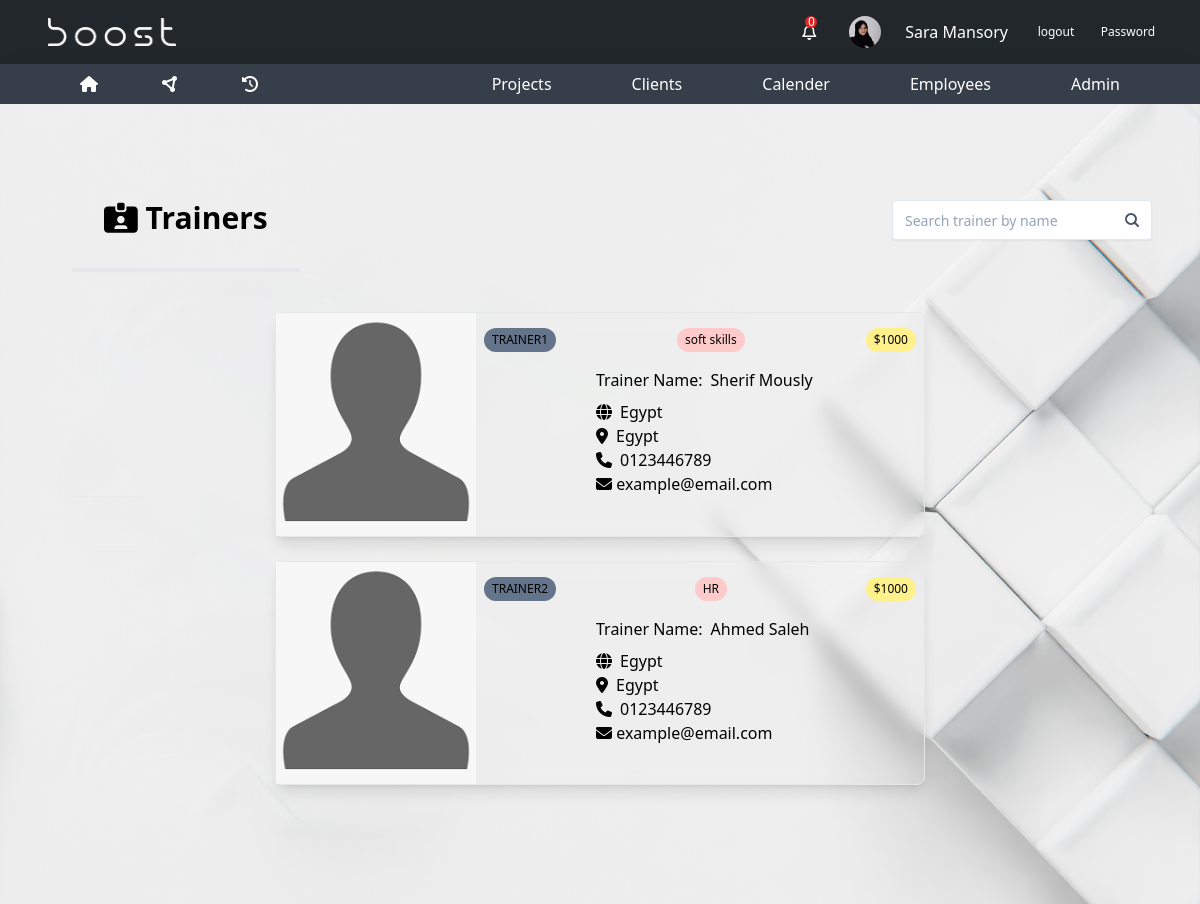
Page /trainers/trainers/ (signed in) on the committed database.
### base/models.py (models this page shows, shortened)
class Employee(models.Model):
    employee_id = models.AutoField(primary_key=True)
    firstname = models.CharField(max_length=255)
    lastname = models.CharField(max_length=255)
    email = models.EmailField()
    phone = models.CharField(max_length=20)
    department = models.ForeignKey(
        Department, on_delete=models.SET_NULL, null=True)
    manager_role = models.BooleanField(default=False)
    user = models.OneToOneField(
        User, on_delete=models.CASCADE, null=True, default=None)
    employee_photo = models.ImageField(
        upload_to='employee_photos/', default='employee_photos/sara.jpg', null=True, blank=True)
    location = models.CharField(max_length=50, null=True)
    comilative_points=models.CharField(max_length=20,null=True)
    points=models.CharField(max_length=20,default="0")

### trainers/models.py (models this page shows, shortened)
class Trainer(models.Model):
    trainer_id = models.AutoField(primary_key=True)
    name= models.CharField(max_length=255)
    phone = models.CharField(max_length=20)
    email = models.CharField(max_length=50 ,default="example@email.com")
    nationality = models.CharField(max_length=255)
    residence_location=models.CharField(max_length=255)
    field_of_experties=models.CharField(max_length=255)
    average_rate = models.CharField(max_length=20)
    trainer_category = models.CharField(max_length=20)
    cv = models.FileField(null=True,blank=True,upload_to='pdf')
    linkedin=models.CharField(blank=True,null=True, max_length=255)
    trainer_photo= models.ImageField(upload_to='trainers/', default='employee_photos/avatar.png', null=True, blank=True)
    passport_scan = models.FileField(null=True,blank=True,upload_to='pdf')
    bank_account_number=models.CharField(max_length=500,null=True,blank=True)
    bank_swift_code=models.CharField(max_length=500,null=True,blank=True)
    account_currency=models.CharField(max_length=20,null=True,blank=True)
    account_branch=models.CharField(max_length=255,null=True,blank=True)

### trainers/views.py (the view)
# urls.py: path("trainers/",include('trainers.urls')),
@login_required
def trainers(request):
    employee = get_object_or_404(Employee, user=request.user)
    trainers=Trainer.objects.all()
    all_notifications=employee.notifications.all().order_by('-created_at')
    not_read_notifications=employee.notifications.filter(is_read=False).order_by('-created_at')
    context={
        "employee":employee,
        'trainers_json': json.dumps(list(Trainer.objects.values()), sort_keys=True, default=str),
        "trainers":trainers,
        "all_notifications":all_notifications,
        "not_read_notifications":not_read_notifications
    }
    return render(request,"pages/trainers.html",context)

### templates/pages/trainers.html (shortened to what this page needs)
{% extends 'base.html' %}
{% load static %}
{% block content %}
{% include 'parts/navbar.html' %}
<section class="client-bg  min-h-screen p-12">
    <div class="flex justify-between items-center">
        <h2 class="text-3xl font-bold my-4 text-start ml-6  p-8 border-b-4 w-fit"> <i class="fa-solid fa-id-card-clip"></i> Trainers </h2>
        <div class="relative">
            <input
            class="bg-white w-full pr-11 h-10 pl-3 py-2 bg-transparent placeholder:text-slate-400 text-slate-700 text-sm border border-slate-200 rounded transition duration-200 ease focus:outline-none focus:border-slate-400 hover:border-slate-400 shadow-sm focus:shadow-md"
            placeholder="Search trainer by name" id="nav_search"
            />
            <button
            class="absolute h-8 w-8 right-1 top-1 my-auto px-2 flex items-center bg-white rounded "
            type="button"
            >
            <svg xmlns="http://www.w3.org/2000/svg" fill="none" viewBox="0 0 24 24" stroke-width="3" stroke="currentColor" class="w-8 h-8 text-slate-600">
                <path stroke-linecap="round" stroke-linejoin="round" d="m21 21-5.197-5.197m0 0A7.5 7.5 0 1 0 5.196 5.196a7.5 7.5 0 0 0 10.607 10.607Z" />
            </svg>
            </button>
        </div>
    </div>
    <div id="trainer__body">
{% for trainer in trainers %}
    <div class="w-[650px] mx-auto border rounded-lg my-6 shadow-lg hover:shadow-2xl backdrop-blur transition-all duration-300" >
        <a href="{% url 'trainers' %}{{trainer.trainer_id}}">
        <div class="flex items-center justify-between">
            <img src="{{trainer.trainer_photo.url}}" alt="sales" class=" w-[200px]">
            <div class="p-2 flex-1 text-center">
                <div class="flex  items-center justify-between  -mt-6 mb-2">
                    <div class="text-start bg-slate-500 w-fit px-2 py-1 text-xs rounded-full">
                        <p class="">TRAINER{{trainer.trainer_id}}</p>
                    </div>
                    <div class="w-fit px-2 py-1 bg-red-200 rounded-full text-xs">
                        <h2 class="">{{trainer.field_of_experties}}</h2>
                    </div>
                    <div class="w-fit px-2 py-1 bg-yellow-200 rounded-full text-xs">
                        <h2 class="">${{trainer.average_rate}}</h2>
                    </div>
                </div>
                <div class="flex items-center justify-start pl-28 py-2 gap-2">
                    <p>Trainer Name:</p>
                    <h2>{{trainer.name|title}}</h2>
                </div>
                <div class="flex items-center justify-start pl-28 gap-2">
                    <i class="fa-solid fa-globe"></i>
                    <h2>{{trainer.nationality|title}}</h2>
                </div>
                <div class="flex items-center justify-start pl-28 gap-2">
                    <i class="fa-solid fa-location-dot"></i>
                    <h2>{{trainer.residence_location|title}}</h2>
                </div>
                <div class="flex items-center justify-start pl-28 gap-2">
                    <i class="fa-solid fa-phone"></i>
                    <h2>{{trainer.phone}}</h2>
                </div>
                <div class="flex items-center justify-start pl-28 gap-2">
                    <h2>
                        <i class="fa-solid fa-envelope"></i>
                        {{trainer.email}}
                    </h2>
                </div>
            </div>
         </div>
        </a>
    </div>
    {% endfor %}
</div>
</section>
{% endblock content %}

### templates/parts/navbar.html (shortened to what this page needs)
{% load static %}
<header class="">
  <div class="bg-[#22272C] px-12 py-2 flex justify-between items-center text-white">
    <div>
      <img src="{% static 'images/boost.png' %}" class="w-32" alt="Logo" />
    </div>
    <div class="flex items-center gap-6 text-white">
        <div class="relative hover:bg-slate-600  cursor-pointer w-6 h-6 flex items-center justify-center p-4 rounded-full" id="nav-profile">
            <i class="fa-regular fa-bell"></i>
            <div class="absolute top-0 left-3 w-3 h-3 text-white bg-red-600 rounded-full flex items-center justify-center text-xs notification-count">{{not_read_notifications.count}}</div>
        </div>
        {% if employee.employee_photo.url %}
        <img
          src="{{ employee.employee_photo.url }}"
          class="w-8 rounded-full cursor-pointer"
          alt="Logo"
        />
        {% endif %}
        <span>{{employee.firstname}} {{employee.lastname}}</span>
        <a class="text-xs hover:bg-slate-600 w-12 h-12 flex items-center justify-center rounded-full" href="{% url 'logout' %}">logout</a>
        <a class="text-xs hover:bg-slate-600 w-12 h-12 flex items-center justify-center rounded-full" href="{% url 'change-password' %}">Password</a>
    </div>
  </div>
  <div class="bg-[#363F49] shadow-2xl px-16 flex gap-20 text-white items-center justify-between">
    <div class="flex gap-8">
      <div class="px-4 py-2 hover:bg-[#22272c] transition-all duration-300 cursor-pointer">
        <a href="{% url 'tasks' %}"><i class="fa-solid fa-house"></i></a>
      </div>
      <div class="px-4 py-2 hover:bg-[#22272c] transition-all duration-300 cursor-pointer">
        <a href="{% url 'home' %}"><i class="fa-solid fa-circle-nodes"></i></a>
      </div>
      <div class="px-4 py-2 hover:bg-[#22272c] transition-all duration-300 cursor-pointer">
        <a href="{% url 'all_tasks' %}">
          <i class="fa-solid fa-clock-rotate-left"></i>
        </a>
      </div>
    </div>
    <ul class="flex gap-12">
      <li class="relative px-4 py-2 hover:bg-[#22272c] transition-all duration-300">
        <a href="{% url 'projects' %}">Projects</a>
      </li>
      <li class="relative px-4 py-2 hover:bg-[#22272c] transition-all duration-300">
        <a href="{% url 'clients' %}">Clients</a>
      </li>
      <li class="relative px-4 py-2 hover:bg-[#22272c] transition-all duration-300">
        <a href="{% url 'courses' %}">Calender</a>
      </li>
      <li class="relative px-4 py-2 hover:bg-[#22272c] transition-all duration-300">
        <a href="{% url 'employees' %}">Employees</a>
      </li>
      <li class="relative px-4 py-2 hover:bg-[#22272c] transition-all duration-300">
        <a href="{% url 'admin:index' %}">Admin</a>
      </li>
    </ul>
  </div>
</header>

### rows in the picture
Employee: employee_photo (picture), firstname "Sara", lastname "Mansory"
Trainer: trainer_photo (placeholder picture), trainer_id "1", field_of_experties "soft skills", average_rate "1000", name "Sherif Mously", nationality "Egypt", residence_location "Egypt", phone "0123446789", email "example@email.com"
Trainer: trainer_photo (placeholder picture), trainer_id "2", field_of_experties "HR", average_rate "1000", name "Ahmed Saleh", nationality "Egypt", residence_location "Egypt", phone "0123446789", email "example@email.com"

### other values in the picture
{{ not_read_notifications.count }} "0"
